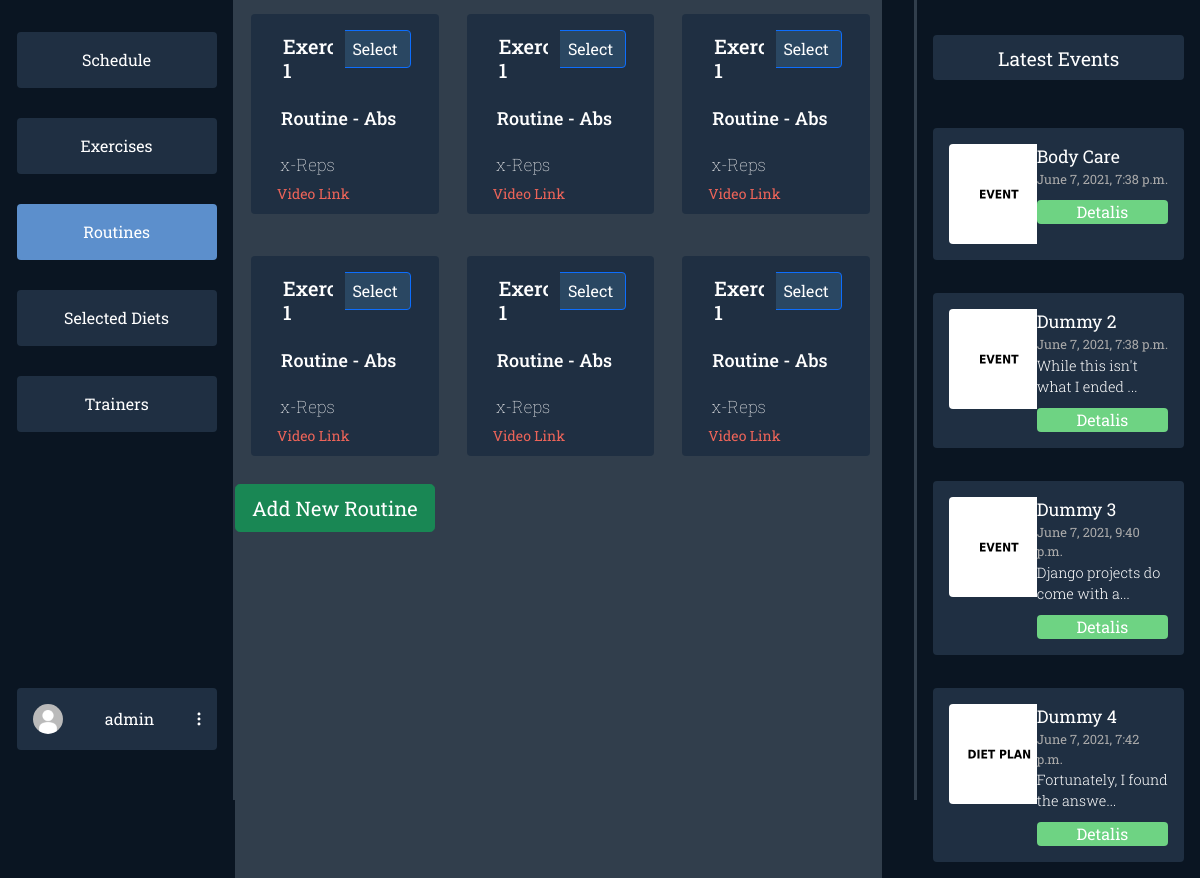
The page /dashboard/routines/ (signed in) on the database its author committed.
### users/models.py (models this page shows, shortened)
class Profile(models.Model):
    user = models.OneToOneField(User, on_delete=models.CASCADE)
    profile_photo = models.ImageField(
        upload_to='media/profiles/', default='profiles/default.jpg')
    height = models.FloatField(default=170.0)
    weight = models.FloatField(default=60.0)
    weight_goal = models.FloatField(default=70.0)
    GENDER_CHOICES = (('F', 'Female'), ('M', 'Male'), ('O', 'Other'))
    gender = models.CharField(
        max_length=9, choices=GENDER_CHOICES, default=GENDER_CHOICES[0])
    FREQUENCY = (
        ('3x', '3 Times a Week'),
        ('4x', '4 Times a Week'),
        ('5x', '5 Times a Week'),
        ('6x', '6 Times a Week'),
    )
    week_frequency = models.CharField(
        max_length=20, choices=FREQUENCY, default=FREQUENCY[0])
    profile_complete = False

### dashboards/models.py (models this page shows, shortened)
class Event(models.Model):
    title = models.CharField(max_length=60, blank=True)
    date = models.DateTimeField(default=datetime.now(), blank=True)
    desc = models.TextField(blank=True)
    thumbnail = models.ImageField(
        upload_to='events/', default='events/default.jpg')

### dashboards/user_views.py (the view)
# urls.py: path('routines/', user_views.routines,
@login_required(login_url='login')
def routines(request):
    events = Event.objects.all()[:4]
    routines = Routine.objects.all()
    context = {'options': ROUTINES_NAV, 'events': events, 'routines': routines}
    return render(request, 'dashboards/user/routines.html', context)

### dashboards/templates/dashboards/user/routines.html (shortened to what this page needs)
{% extends 'dashboards/user/dashboard.html' %}
{% load static %}
{% block styles %}
<link rel="stylesheet" href="{% static 'css/dashboards/routines.css' %}">
{% endblock styles %}
{% block middle %}
<div class="row" id="middleCard">
    <div class="col" id="first">
        <div class="row">
            <div class="col">
                <h2 id="title">Exercise 1</h2>
            </div>
            <div class="col" id="col"><button class="btn btn-primary" id="btn" type="button">Select</button></div>
        </div>
        <h3 id="Routine">Routine - Abs</h3>
        <h5 id="reps">x-Reps</h5><a id="video-link" href="#">Video Link</a>
    </div>
    <div class="col" id="first">
        <div class="row">
            <div class="col">
                <h2 id="title">Exercise 1</h2>
            </div>
            <div class="col" id="col"><button class="btn btn-primary" id="btn" type="button">Select</button></div>
        </div>
        <h3 id="Routine">Routine - Abs</h3>
        <h5 id="reps">x-Reps</h5><a id="video-link" href="#">Video Link</a>
    </div>
    <div class="col" id="first">
        <div class="row">
            <div class="col">
                <h2 id="title">Exercise 1</h2>
            </div>
            <div class="col" id="col"><button class="btn btn-primary" id="btn" type="button">Select</button></div>
        </div>
        <h3 id="Routine">Routine - Abs</h3>
        <h5 id="reps">x-Reps</h5><a id="video-link" href="#">Video Link</a>
    </div>
  </div>
  <div class="row" id="middleCard">
    <div class="col" id="first">
        <div class="row">
            <div class="col">
                <h2 id="title">Exercise 1</h2>
            </div>
            <div class="col" id="col"><button class="btn btn-primary" id="btn" type="button">Select</button></div>
        </div>
        <h3 id="Routine">Routine - Abs</h3>
        <h5 id="reps">x-Reps</h5><a id="video-link" href="#">Video Link</a>
    </div>
    <div class="col" id="first">
        <div class="row">
            <div class="col">
                <h2 id="title">Exercise 1</h2>
            </div>
            <div class="col" id="col"><button class="btn btn-primary" id="btn" type="button">Select</button></div>
        </div>
        <h3 id="Routine">Routine - Abs</h3>
        <h5 id="reps">x-Reps</h5><a id="video-link" href="#">Video Link</a>
    </div>
    <div class="col" id="first">
        <div class="row">
            <div class="col">
                <h2 id="title">Exercise 1</h2>
            </div>
            <div class="col" id="col"><button class="btn btn-primary" id="btn" type="button">Select</button></div>
        </div>
        <h3 id="Routine">Routine - Abs</h3>
        <h5 id="reps">x-Reps</h5><a id="video-link" href="#">Video Link</a>
    </div>
  </div>
  <a class="btn btn-success btn-lg" href="{% url 'create-routine' %}">Add New Routine</a>
{% endblock middle %}

### dashboards/templates/dashboards/user/dashboard.html (shortened to what this page needs)
{% load static %}
<html>
  <head>
    <link href="https://cdn.jsdelivr.net/npm/bootstrap@5.0.1/dist/css/bootstrap.min.css" rel="stylesheet">
    <link rel="stylesheet" href="{% static 'css/dashboards/main.css' %}">
    {% block styles %}
    {% endblock styles %}
  </head>
  <body>
  {% block content %}
  {% if user.is_authenticated %}
  <div class="mycontainer">
    <div class="navigation">
      <div class="nav-col">
        <div class="options">
          {% for key, item in options.items %}
            {% if item.isActive %}
            <a class="option-active" href="/dashboard/{{item.url}}">{{ item.name }}</a>
            {% else %}
            <a class="option" href="/dashboard/{{item.url}}">{{ item.name }}</a>
            {% endif %}
          {% endfor %}
        </div>
        <div class="profile-wrapper">
          <div class="user-btn">
            <div class="profile-pic"><img src="{{ user.profile.profile_photo.url }}" alt=""></div>
            {% if user.first_name %}
            <span>{{user.get_full_name}}</span>
            {% else %}
            <span>{{user.username}}</span>
            {% endif %}
            <div class="three-dot"><img src="{% static 'svg/3dots.svg' %}" alt=""></div>
          </div>
        </div>
      </div>
      <div class="divider"></div>
    </div>
    <div class="middle">
    {% block middle %}
    {% endblock middle %}
    </div>
    <div class="events-section">
      <div class="divider"></div>
      <div class="events">
        <div class="latest">
          Latest Events
        </div>
        <div class="items overflow-auto">
        {% for item in events %}
          <div class="event-item">
            <div class="event-item-left">
              <div class="event-thumb"><img src="{{item.thumbnail.url}}"></div>
            </div>
            <div class="event-item-right">
              <div class="title">{{item.title}}</div>
              <div class="date">{{item.date}}</div>
              {% if item.desc|length > 30 %}
                <div class="desc">{{item.desc|slice:":30"}}...</div>
              {% else %}
                <div class="desc">{{item.desc}}</div>
              {% endif %}
              <div class="details">Detalis</div>
            </div>
          </div>
        {% endfor %}
        </div>
      </div>
    </div>
  </div>
  {% endif %}
  {% endblock content %}
  </body>
<html>

### static/css/dashboards/main.css (style rules this page uses)
* { margin: 0; font-family: "Roboto Slab", serif; overflow: hidden; }
body { background-color: #0a1522; }
.mycontainer { display: flex; flex-direction: row; justify-content: space-between; }
.navigation { width: 20vw; }
.nav-col { display: flex; flex-direction: column; align-items: flex-end; margin: 1em; }
.options { margin-left: 7em; display: flex; flex-direction: column; justify-content: space-between; margin-top: 1em; height: 400px; }
.option { background-color: #1f2f42; color: #fff; padding: 1em; padding-right: 1em; padding-left: 1em; width: 200px; text-align: center; border-radius: 4px; }
a { text-decoration: none; }
.option-active { background-color: #5c8fcc; color: #fff; padding: 1em; padding-right: 1em; padding-left: 1em; width: 200px; text-align: center; border-radius: 4px; }
.user-btn { background-color: #1f2f42; color: #fff; padding: 1em; padding-right: 1em; padding-left: 1em; width: 200px; text-align: center; border-radius: 4px; margin-top: 16em; display: flex; flex-direction: row; align-items: center; justify-content: space-between; }
.profile-pic img { height: 30px; border-radius: 50%; width: auto; }
.navigation { display: flex; flex-direction: row; }
.divider { background-color: #313e4c; width: 4px; height: 100vh; margin: 0; padding: 0; z-index: 10; }
.middle { margin-right: 2em; width: 55vw; background-color: #313e4c; }
.events-section { margin-right: 1em; width: 23vw; display: flex; flex-direction: row; }
.event-thumb img { width: 100px; height: auto; border-radius: 4px; }
.latest { margin-top: 1em; background-color: #1f2f42; color: white; border-radius: 4px; padding: 0.5em 1em 0.5em 1em; text-align: center; font-size: 1.2em; }
.events { margin-top: 1em; margin-left: 1em; display: flex; flex-direction: column; color: white; width: 100%; }
.items { height: 200px; max-height: 800px; margin-top: 2em; display: flex; flex-direction: column; justify-content: space-between; height: 100%; }
.event-item { background-color: #1f2f42; border-radius: 4px; padding: 1em; display: flex; flex-direction: row; margin: 1em 0 1em 0; }
.event-item-left { width: 40%; }
.event-item-right { width: 60%; }
.event-item-right .title { font-size: 1.1em; }
.event-item-right .date { font-size: 0.8em; color: rgb(170, 170, 170); }
.event-item-right .desc { font-weight: 300; font-size: 0.9em; }
.event-item-right .details { margin-top: 10px; background-color: #6ed383; border-radius: 4px; text-align: center; }

### static/css/dashboards/routines.css (style rules this page uses)
#middleCard { justify-content: center; font-family: "Roboto Slab", serif; font-size: 14px; color: white; width: 100%; padding-bottom: 2em; }
#first { width: 250px; height: 200px; border-radius: 4px; background-color: #1f2f42; margin-top: 1em; margin-left: 2em; }
#title { color: white; font-family: "Roboto Slab", serif; font-size: 20px; margin-top: 1em; margin-left: 1em; }
#Routine { color: rgb(255, 255, 255); margin-top: 1em; margin-bottom: 0px; margin-left: 1em; font-size: 18px; }
#reps { margin-top: 1.5em; margin-left: 1em; font-size: 17px; font-weight: lighter; }
#video-link { font-size: 14px; margin-top: 3em; margin-left: 1em; padding-top: 2em; color: #ed6459; }
#btn { text-align: right; background: rgb(42, 71, 98); float: right; margin-top: 1em; margin-right: 1em; border-radius: 4px; }
#col { justify-content: space-between; }

### rows shown on the page
Event: thumbnail (placeholder picture), title "Body Care", date "June 7, 2021, 7:38 p.m."
Event: thumbnail (placeholder picture), title "Dummy 2", date "June 7, 2021, 7:38 p.m.", desc "While this isn't what I ended"
Event: thumbnail (placeholder picture), title "Dummy 3", date "June 7, 2021, 9:40 p.m.", desc "Django projects do come with a"
Event: thumbnail (placeholder picture), title "Dummy 4", date "June 7, 2021, 7:42 p.m.", desc "Fortunately, I found the answe"

### other values the page prints
{{ item.name }} "Schedule" "Exercises" "Selected Diets" "Trainers"
{{ item.name }} "Routines"
{{ user.username }} "admin"
